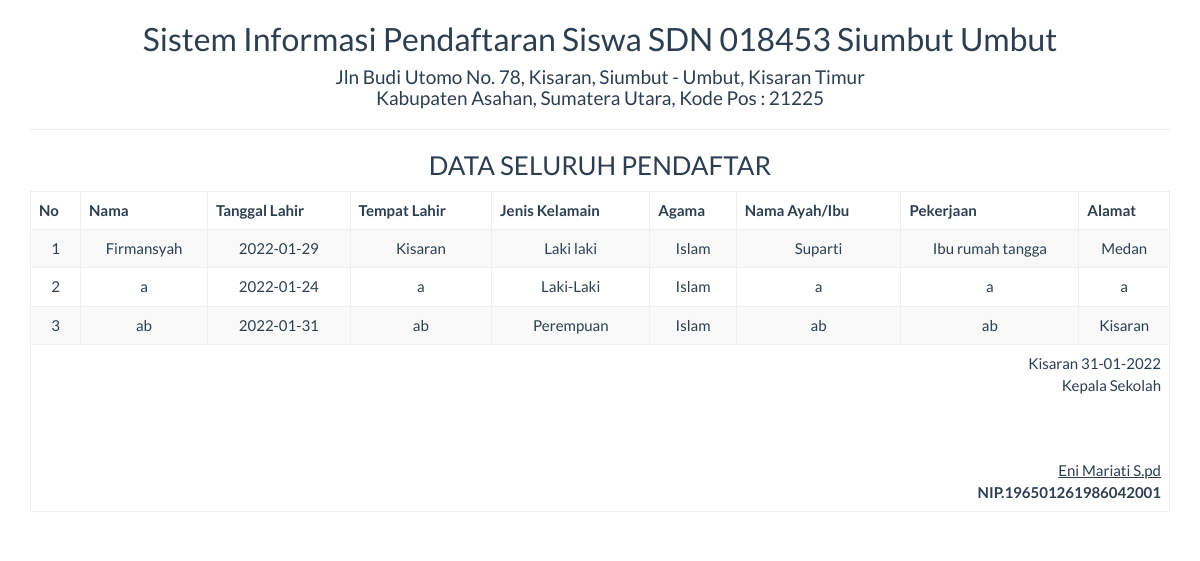
Screenshot of /report/pendaftar_semua.php with the database file from the repository.
### tables this page shows
CREATE TABLE `tbl_pendaftar` (
  `id` int(11) NOT NULL,
  `nmsiswa` varchar(255) NOT NULL,
  `tgllahir` date NOT NULL,
  `tempatlahir` varchar(50) NOT NULL,
  `jk` varchar(20) NOT NULL,
  `agama` varchar(20) NOT NULL,
  `nmortu` varchar(255) NOT NULL,
  `pekerjaan` varchar(50) NOT NULL,
  `nohp` varchar(15) NOT NULL,
  `nowa` varchar(15) NOT NULL,
  `alamat` varchar(200) NOT NULL,
  `id_status` varchar(20) NOT NULL
);

### report/pendaftar_semua.php (the view, shortened to what this page needs)
<!DOCTYPE html>
<html>
    <head>
        <link href="../Assets/css/bootstrap.min.css" rel="stylesheet" type="text/css"/>
    </head>
    <body onload="print()">
        <?php
        include '../config/koneksi.php';
        ?>
        <div class="container">
            <div class='row'>
                <div class="col-sm-12">
                    <div class="text-center">
                        <h2>Sistem Informasi Pendaftaran Siswa SDN 018453 Siumbut Umbut </h2>
                        <h4> Jln Budi Utomo No. 78, Kisaran, Siumbut - Umbut, Kisaran Timur <br>Kabupaten Asahan, Sumatera Utara, Kode Pos : 21225</h4>
                        <hr>
                        <h3>DATA SELURUH PENDAFTAR</h3>
                        <table class="table table-bordered table-striped table-hover">
                        <tbody>
                                <thead>
								<tr>
								<th>No</th>
                                <th>Nama</th>
                                <th>Tanggal Lahir</th>
                                <th>Tempat Lahir</th>
                                <th>Jenis Kelamain</th>
                                <th>Agama</th>
                                <th>Nama Ayah/Ibu</th>
                                <th>Pekerjaan</th>
                                <th>Alamat</th>
								</tr>
								</thead>
							<tbody>
                            <?php
                            $sql = "SELECT * FROM tbl_pendaftar";
                            $query = mysqli_query($koneksi, $sql) or die("SQL Anda Salah");
                            $nomor = 0;
                            while ($data = mysqli_fetch_array($query)) {
                                $nomor++;
                                ?>
                                <tr>
                                    <td><?= $nomor ?></td>
									<td><?= $data['nmsiswa'] ?></td>
                                    <td><?= $data['tgllahir'] ?></td>
                                    <td><?= $data['tempatlahir'] ?></td>
                                    <td><?= $data['jk'] ?></td>
                                    <td><?= $data['agama'] ?></td>
                                    <td><?= $data['nmortu'] ?></td>
                                    <td><?= $data['pekerjaan'] ?></td>
                                    <td><?= $data['alamat'] ?></td>
                                </tr>
                            <?php } ?>
							</tbody>
                        </tbody>
                            <tfoot>
                                <tr>
                                    <td colspan="9" class="text-right">
                                        Kisaran  <?= date("d-m-Y") ?>
                                        <br>
                                        Kepala Sekolah
                                        <br><br><br><br>
                                        <u>Eni Mariati S.pd<strong></u><br>
                                        NIP.196501261986042001
                                    </td>
								</tr>
							</tfoot>
                        </table>
                    </div>
                </div>
            </div>
    </body>
</html>

### rows the page displays
tbl_pendaftar: nmsiswa "Firmansyah", tgllahir "2022-01-29", tempatlahir "Kisaran", jk "Laki laki", agama "Islam", nmortu "Suparti", pekerjaan "Ibu rumah tangga", alamat "Medan"
tbl_pendaftar: nmsiswa "a", tgllahir "2022-01-24", tempatlahir "a", jk "Laki-Laki", agama "Islam", nmortu "a", pekerjaan "a", alamat "a"
tbl_pendaftar: nmsiswa "ab", tgllahir "2022-01-31", tempatlahir "ab", jk "Perempuan", agama "Islam", nmortu "ab", pekerjaan "ab", alamat "Kisaran"
